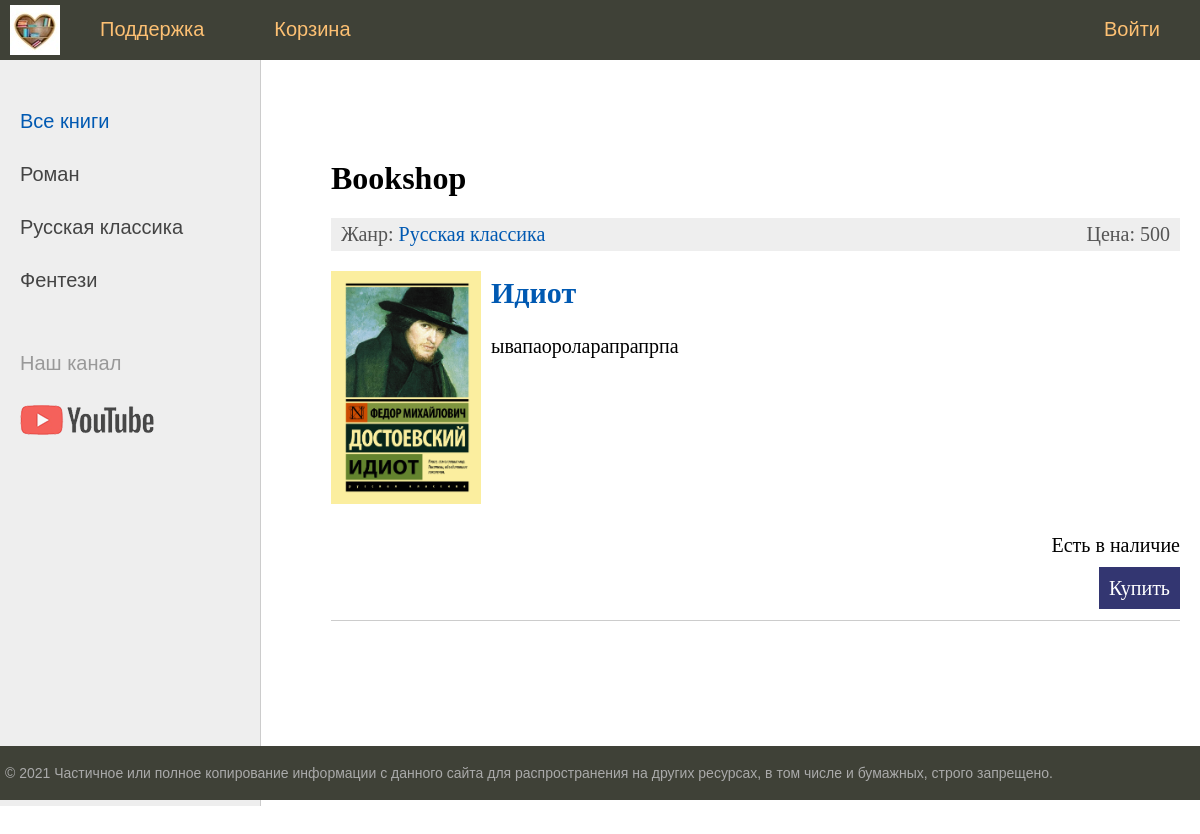
The page / on the database its author committed.
### bookshop/models.py (models this page shows, shortened)
class Genre(models.Model):
    name_genre = models.CharField(max_length=60, db_index=True, verbose_name='Жанр')
    slug = models.SlugField(max_length=60, unique=True, db_index=True, verbose_name='URL')
    def __str__(self):
        return self.name_genre
    def get_absolute_url(self):
        return reverse('genre', kwargs={'genre_slug': self.slug})
    class Meta:
        verbose_name = 'Жанр'
        verbose_name_plural = 'Жанры'
        ordering = ['name_genre']

class Book(models.Model):
    name_book = models.CharField(max_length=255, verbose_name='Название')
    slug = models.SlugField(max_length=255, unique=True, db_index=True, verbose_name='URL')
    price = models.PositiveIntegerField(verbose_name='Цена')
    in_stock = models.BooleanField(verbose_name='В наличие')
    description = models.TextField(blank=True, verbose_name='Описание')
    photo = models.ImageField(upload_to="photos/%Y/%m/%d/", verbose_name='Фото')
    author = models.CharField(max_length=255, verbose_name='Автор')
    date_re_published = models.DateField(verbose_name='Год издания')
    genre = models.ForeignKey('Genre', on_delete=models.PROTECT, verbose_name='Жанр')
    def get_absolute_url(self):
        return reverse('book', kwargs={'book_slug': self.slug})
    class Meta:
        verbose_name = 'Книга'
        verbose_name_plural = 'Книги'
        ordering = ['name_book']

### bookshop/views.py (the view)
# urls.py: path('', HomeShow.as_view(), name='home'),
class HomeShow(DataMixin, ListView):
    model = Book
    template_name = 'bookshop/home.html'
    context_object_name = 'books'
    extra_context = {'title': 'Bookshop',
                     'genre_selected': 0}
    def get_queryset(self):
        return Book.objects.filter(in_stock=True).select_related('genre')

### bookshop/templatetags/bookshop_tags.py (called while the page is built)
@register.inclusion_tag('bookshop/list_genre.html')
def show_genre(sort=None, genre_selected=0):
    if not sort:
        genres = Genre.objects.all()
    else:
        genres = Genre.objects.order_by(sort)
    return {"genres": genres, 'genre_selected': genre_selected}

@register.inclusion_tag('bookshop/main_menu.html')
def show_menu():
    menu = [{'title': "Поддержка", 'url_name': 'contact'},
            {'title': "Корзина", 'url_name': 'cart'}]
    return {'menu': menu}

### bookshop/templates/bookshop/home.html (shortened to what this page needs)
{% extends 'bookshop/base.html' %}
{% block content %}
<h1>{{title}}</h1>
<ul class="list-articles">
    {% for i in books %}
    <li><div class="article-panel">
        <p class="first">Жанр: <a href="{{ i.genre.get_absolute_url }}">{{i.genre}}</a></p>
        <p class="last">Цена: {{i.price}}</p>
    </div>
        {% if i.photo %}
        <p><img class="img-article-left thumb" src="{{i.photo.url}}"></p>
        {% endif %}
        <h2><a href="{{ i.get_absolute_url }}">{{i.name_book}}</a></h2>
        <p>{{i.description| truncatewords:50}}</p>
        {% if i.in_stock %}
        <p class="link-read-post">Есть в наличие</p>
        {% endif %}
        <p class="link-read-post"><a href="{% url 'cart' %}">Купить</a></p>
    </li>
    {% endfor %}
</ul>
{% endblock %}

### bookshop/templates/bookshop/list_genre.html
{% for i in genres %}
{% if i.pk == genre_selected %}
<li class="selected">{{i.name_genre}}</li>
{% else %}
<li><a href="{{ i.get_absolute_url }}">{{i.name_genre}}</a> </li>
{% endif %}
{% endfor %}

### bookshop/static/bookshop/css/styles.css (style rules this page uses)
html, body { font-family: 'Arial'; margin: 0; padding: 0; height: 100%; width: 100%; color: #444; }
a { color: #0059b2; text-decoration: none; }
img { max-width: 600px; height: auto; }
img.img-article-left { max-width: 300px; height: auto; float: left; padding: 0 10px 10px 0; }
img.img-article-left.thumb { max-width: 150px; height: auto; }
p.link-read-post { text-align: right; }
p.link-read-post a { padding: 10px; min-width: 100px; background: #333671; color: #fff; text-decoration: none; }
div.article-panel { background: #eee; padding: 5px 10px 5px 10px; box-sizing: border-box; overflow: hidden; color: #555; }
div.article-panel p.first { margin: 0; float: left; }
div.article-panel p.last { margin: 0; float: right; }
ul.list-articles { list-style: none; margin: 0; padding: 0; }
ul.list-articles li { border-bottom: 1px solid #ccc; }
.left-chapters ul li { margin: 30px 0 0 0; color: #999; }
.left-chapters ul li a { color: #444; text-decoration: none; }
.content-text h1 { font-size: 32px; }

### rows shown on the page
Genre: name_genre "Роман"
Genre: name_genre "Русская классика"
Genre: name_genre "Фентези"
Book: genre "Русская классика", price "500", photo (picture), name_book "Идиот", description "ывапаороларапрапрпа", in_stock "Есть в наличие"

### other values the page prints
{{ m.title }} "Поддержка"
{{ m.title }} "Корзина"
{{ title }} "Bookshop"
